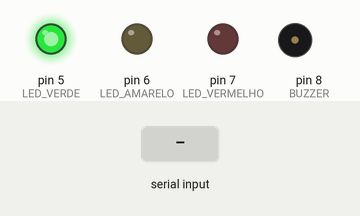
Simulated run of this sketch. Board: Arduino Uno, built with avr-gcc and run on an emulated ATmega328P. Parts: output pins drawn as LEDs (lit = HIGH), buzzer (waves = sounding, pin HIGH). The inputs (shaded band) are chosen by the test bench.

Above: at 1.2 s.
1.3 s: "A" received over Serial
At 1.42 s:
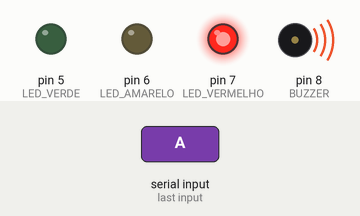
4.3 s: "N" received over Serial
At 5.4 s:
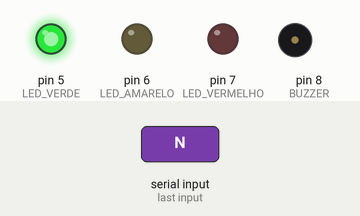
5.8 s: "W" received over Serial
At 6.5 s:
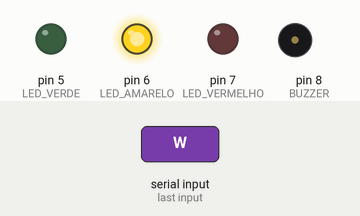
Timing chart, 0 to 16.3 s (numbered marks = the images above; inputs shaded):
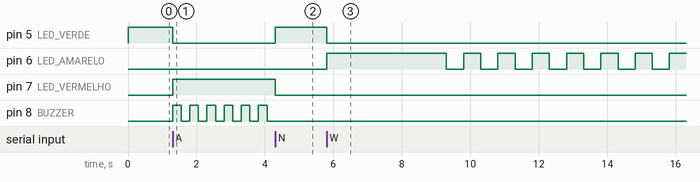

The sketch:

alerta_sonolencia.ino
```cpp
/*
  Alerta de sonolência — IBM3131 (Ibmec 2026.2)

  Recebe do computador, pela serial (USB CDC, 9600 bps, 8N1), um caractere:
    'N' = normal  -> LED verde
    'W' = atenção -> LED amarelo
    'A' = alarme  -> LED vermelho + buzzer intermitente
  O computador reenvia o estado a cada 1 s. Sem mensagens por 3 s
  (programa fechado ou cabo solto), tudo apaga e o amarelo pisca.

  Ligações (Arduino Uno):
    D5 -> resistor 220 ohm -> LED verde    -> GND
    D6 -> resistor 220 ohm -> LED amarelo  -> GND
    D7 -> resistor 220 ohm -> LED vermelho -> GND
    D8 -> buzzer ativo (+)   ;   buzzer (-) -> GND
*/

const uint8_t LED_VERDE = 5;
const uint8_t LED_AMARELO = 6;
const uint8_t LED_VERMELHO = 7;
const uint8_t BUZZER = 8;

const unsigned long TIMEOUT_MS = 3000;
const unsigned long PERIODO_BIP_MS = 250;

char estado = 'N';
unsigned long ultimaMensagem = 0;
unsigned long ultimoToggle = 0;
bool pulso = false;

void aplicar(char e) {
  digitalWrite(LED_VERDE, e == 'N');
  digitalWrite(LED_AMARELO, e == 'W');
  digitalWrite(LED_VERMELHO, e == 'A');
  if (e != 'A') digitalWrite(BUZZER, LOW);
}

void setup() {
  pinMode(LED_VERDE, OUTPUT);
  pinMode(LED_AMARELO, OUTPUT);
  pinMode(LED_VERMELHO, OUTPUT);
  pinMode(BUZZER, OUTPUT);
  Serial.begin(9600);
  aplicar('N');
  ultimaMensagem = millis();
}

void loop() {
  while (Serial.available() > 0) {
    char c = Serial.read();
    if (c == 'N' || c == 'W' || c == 'A') {
      ultimaMensagem = millis();
      if (c != estado) {
        estado = c;
        aplicar(estado);
      }
    }
  }

  unsigned long agora = millis();

  // Sem comunicação: apaga tudo e pisca o amarelo
  if (agora - ultimaMensagem > TIMEOUT_MS) {
    digitalWrite(LED_VERDE, LOW);
    digitalWrite(LED_VERMELHO, LOW);
    digitalWrite(BUZZER, LOW);
    if (agora - ultimoToggle > 500) {
      pulso = !pulso;
      digitalWrite(LED_AMARELO, pulso);
      ultimoToggle = agora;
    }
    estado = '?';
    return;
  }

  // Alarme: buzzer intermitente
  if (estado == 'A' && agora - ultimoToggle > PERIODO_BIP_MS) {
    pulso = !pulso;
    digitalWrite(BUZZER, pulso);
    ultimoToggle = agora;
  }
}
```

Measured:
- after the input at 1.3 s, pin 5 (LED_VERDE): HIGH → LOW after 0.00 s instead of 1.7 s; pin 6 (LED_AMARELO): stays LOW (without the input it goes to HIGH after 1.7 s); pin 7 (LED_VERMELHO): LOW → HIGH at once; pin 8 (BUZZER): alternates HIGH for 0.25 s and LOW for 0.25 s, starting at once
- after the input at 4.3 s, pin 5 (LED_VERDE): LOW → HIGH at once; pin 6 (LED_AMARELO): stays LOW (without the input it goes to HIGH after 0.26 s)
- after the input at 5.8 s, pin 5 (LED_VERDE): HIGH → LOW after 0.00 s instead of 1.5 s
